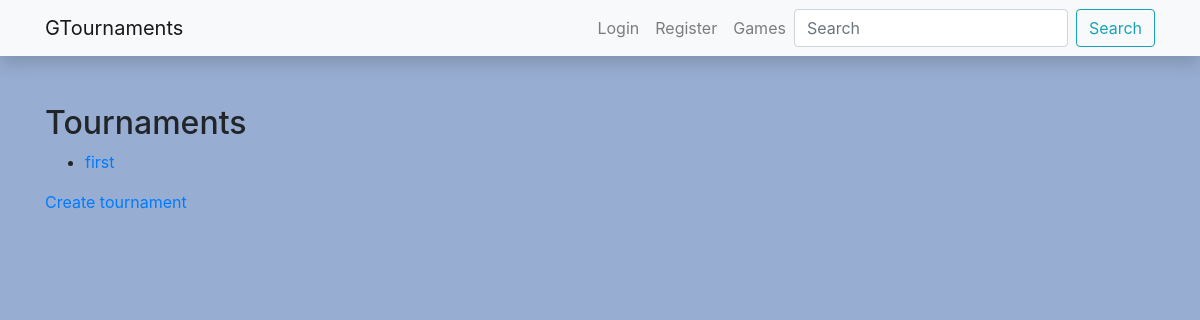
/tournaments/tournaments/, run on an earlier commit of the app's database.
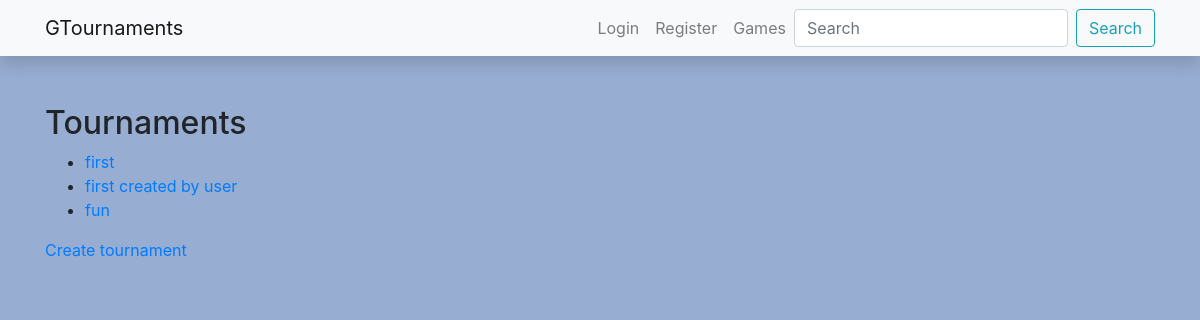
And on a later commit of the database.
### tournaments/models.py (models this page shows, shortened)
class Tournament(models.Model):
    name = models.CharField("name", max_length=100)
    game = models.ForeignKey(Game, on_delete=models.CASCADE)
    start_date = models.DateField()
    created_by = models.ForeignKey(User, on_delete=models.CASCADE)

### tournaments/views.py (the view)
# urls.py: path("tournaments/", views.TournamentListView.as_view(), name="tournament_list"),
class TournamentListView(generic.ListView):
    model = Tournament
    template_name = "tournament_list.html"
    context_object_name = "tournaments"

### tournaments/templates/tournament_list.html
{% extends 'base.html' %}
{% block content %}
<h2>Tournaments</h2>
<ul>
    {% for tournament in tournaments %}
        <li><a href="{% url 'tournament_detail' tournament.id %}">{{ tournament.name }}</a></li>
    {% endfor %}
</ul>
<a href="{% url 'tournament_create' %}">Create tournament</a>
{% endblock %}

### tournaments/templates/base.html (shortened to what this page needs)
<!DOCTYPE html>
<html lang="en">
<head>
    <link
            rel="stylesheet"
            href="https://stackpath.bootstrapcdn.com/bootstrap/4.1.3/css/bootstrap.min.css"
    />
    <link
            rel="stylesheet"
            href="https://cdnjs.cloudflare.com/ajax/libs/font-awesome/4.7.0/css/font-awesome.min.css"
    />
    {% load static %}
    <link rel="stylesheet" href="{% static 'css/styles.css' %}"/>
</head>
<body>
<nav
        class="navbar navbar-expand-lg navbar-light bg-light static-top mb-5 shadow"
>
    <div class="container">
        <a class="navbar-brand" href="">
            GTournaments</a
        >
        <div class="collapse navbar-collapse" id="navbarResponsive">
            <ul class="navbar-nav ml-auto">
                {% if user.is_authenticated %}
                <li class="nav-item">
                    <a class="nav-link" href="">
                        <svg class="bi bi-person"
                             width="1.5em"
                             height="1.5em"
                             viewBox="0 0 16 16"
                             fill="currentColor"
                             xmlns="http://www.w3.org/2000/svg">
                            <path fill-rule="evenodd" d="M13 14s1 0 1-1-1-4-6-4-6 3-6 4 1 1 1
                            1h10zm-9.995-.944v-.002.002zM3.022 13h9.956a.274.274 0 00.014-.002l.008-.002c-.001-.246-.154-.986-.832-1.664C11.516 10.68 10.289 10 8 10c-2.29 0-3.516.68-4.168
                            1.332-.678.678-.83 1.418-.832 1.664a1.05 1.05 0 00.022.004zm9.974.056v-.002.002zM8
                            7a2 2 0 100-4 2 2 0 000 4zm3-2a3 3 0 11-6 0 3 3 0 016 0z" clip-rule="evenodd"/>
                        </svg>
                        {{ user.username }}</a>
                </li>
                <li class="nav-item">
                    <form action="{% url 'logout' %}" method="post" style="display:inline;">
                        {% csrf_token %}
                        <button type="submit" class="nav-link"
                                style="border: none; background: none; color: inherit; cursor: pointer;">
                            Logout
                        </button>
                    </form>
                </li>
                {% else %}
                <li class="nav-item">
                    <a class="nav-link" href="{% url 'login' %}?next={% url 'index_nm' %}">Login</a>
                </li>
                <li class="nav-item">
                    <a class="nav-link" href="{% url 'register' %}">Register</a>
                </li>
                {% endif %}
                <li class="nav-item">
                <li class="nav-item">
                    <a class="nav-link" href="{% url 'game-all' %}">Games</a>
                </li>
            </ul>
            <form
                    class="form-inline my-2 my-lg-0"
                    action=""
                    method="get"
            >
                <input
                        class="form-control mr-sm-2"
                        type="search"
                        placeholder="Search"
                        aria-label="Search"
                        name="search_text"
                />
                <button class="btn btn-outline-info my-2 my-sm-0" type="submit">
                    Search
                </button>
            </form>
        </div>
    </div>
</nav>
<div class="container">{% block content %}{% endblock %}</div>
</body>
</html>

What changed in the data, as far as the page shows it:
added Tournament: name "first created by user"
added Tournament: name "fun"
